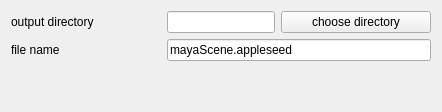
      <widget class="QWidget" name="tab_3">
       <attribute name="title">
        <string>Main Settings</string>
       </attribute>
       <layout class="QVBoxLayout" name="verticalLayout_5">
        <item>
         <layout class="QHBoxLayout" name="horizontalLayout_4">
          <item>
           <widget class="QLabel" name="label_2">
            <property name="minimumSize">
             <size>
              <width>150</width>
              <height>0</height>
             </size>
            </property>
            <property name="text">
             <string>output directory</string>
            </property>
           </widget>
          </item>
          <item>
           <widget class="QLineEdit" name="ms_outputDir">
            <property name="text">
             <string/>
            </property>
           </widget>
          </item>
          <item>
           <widget class="QPushButton" name="pushButton_2">
            <property name="minimumSize">
             <size>
              <width>150</width>
              <height>0</height>
             </size>
            </property>
            <property name="text">
             <string>choose directory</string>
            </property>
            <property name="+command" stdset="0">
             <string>&quot;mayaseed.getDir(\'ms_outputDir\')&quot;</string>
            </property>
           </widget>
          </item>
         </layout>
        </item>
        <item>
         <layout class="QHBoxLayout" name="horizontalLayout_2">
          <item>
           <widget class="QLabel" name="label">
            <property name="minimumSize">
             <size>
              <width>150</width>
              <height>0</height>
             </size>
            </property>
            <property name="text">
             <string>file name</string>
            </property>
           </widget>
          </item>
          <item>
           <widget class="QLineEdit" name="ms_fileName">
            <property name="text">
             <string>mayaScene.appleseed</string>
            </property>
           </widget>
          </item>
         </layout>
        </item>
        <item>
         <spacer name="verticalSpacer_2">
          <property name="orientation">
           <enum>Qt::Vertical</enum>
          </property>
          <property name="sizeHint" stdset="0">
           <size>
            <width>20</width>
            <height>40</height>
           </size>
          </property>
         </spacer>
        </item>
       </layout>
      </widget>
